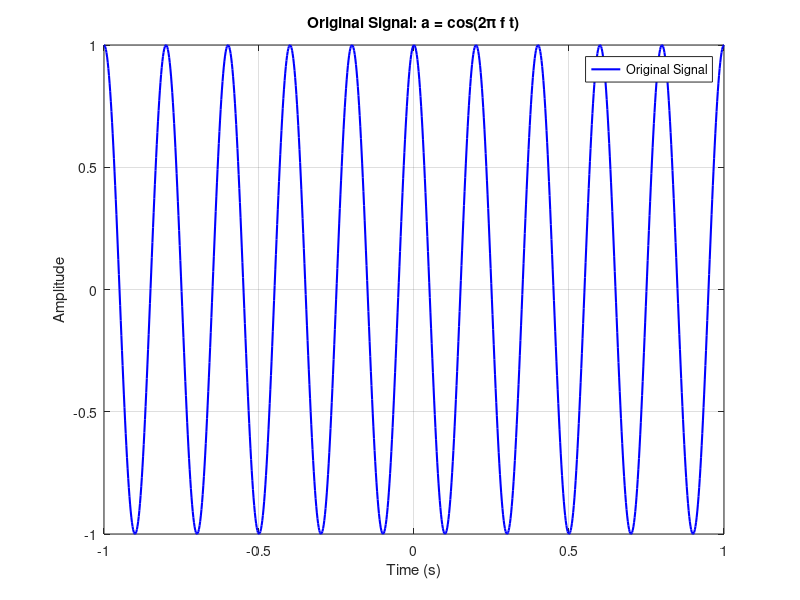
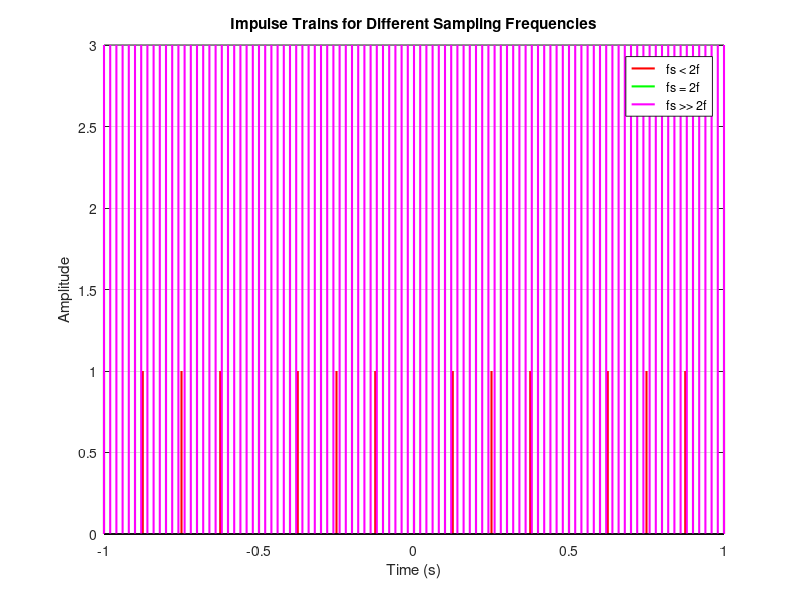
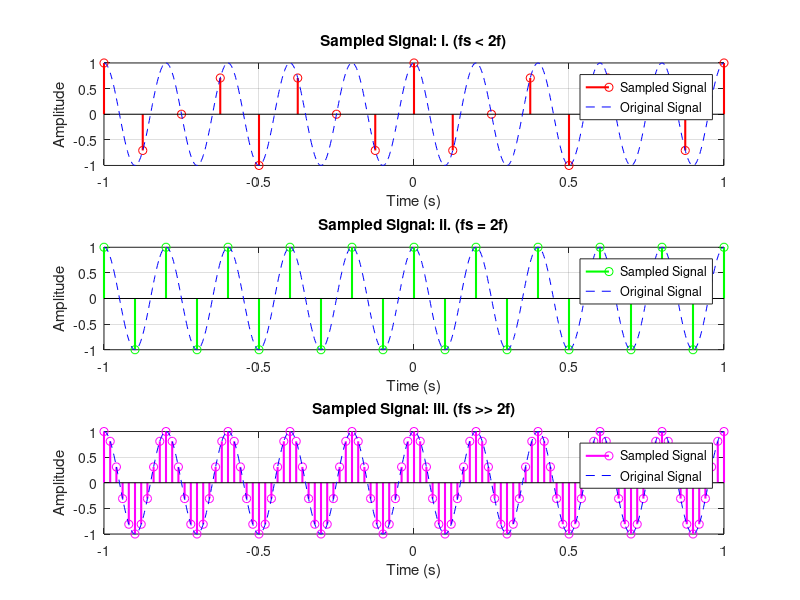
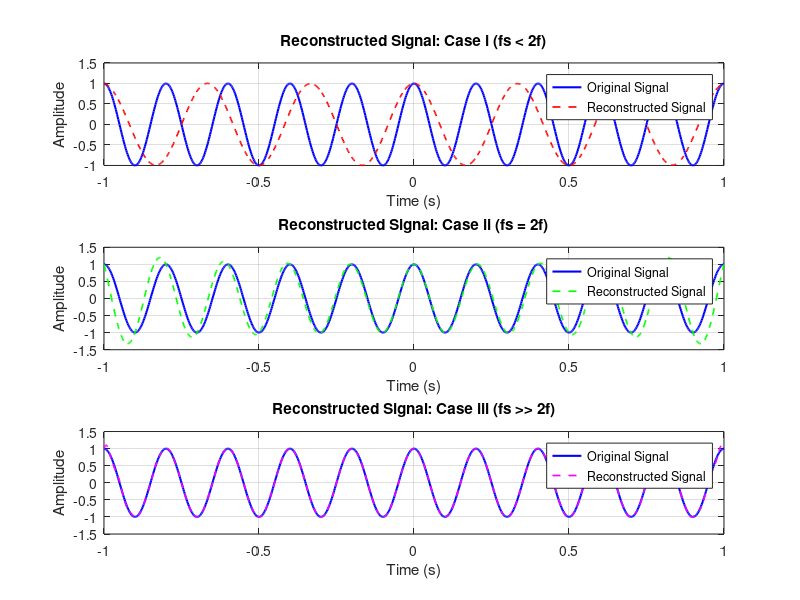

Recreate these plots in MATLAB, in order.
% Task (c): Plot original signal, impulse trains, and sampled signals

% Original signal
f = 5;                          % Frequency of the signal (Hz)
t = linspace(-1, 1, 1000);      % Time vector
og_signal = cos(2 * pi * f * t);        % Define the Original Signal

% Sampling frequencies
fs1 = 8;                        % i: fs < 2f
fs2 = 10;                       % ii: fs = 2f
fs3 = 50;                       % iii: fs >> 2f

% Sampling intervals
Ts1 = 1 / fs1;
Ts2 = 1 / fs2;
Ts3 = 1 / fs3;

% Sampled time vectors
t1 = -1:Ts1:1;
t2 = -1:Ts2:1;
t3 = -1:Ts3:1;

% Sampled signals
s1_signal = cos(2 * pi * f * t1);
s2_signal = cos(2 * pi * f * t2);
s3_signal = cos(2 * pi * f * t3);

% Plotting

% i. Plot the original signal
figure(1);
plot(t, og_signal, 'b', 'LineWidth', 1.5);
title('Original Signal: a = cos(2\pi f t)');
xlabel('Time (s)');
ylabel('Amplitude');
grid on;
legend('Original Signal');


% ii. Plot impulse trains for three sampling frequencies
figure(2);
stem(t1, ones(size(t1)), 'r', 'LineWidth', 1.5, 'Marker', 'none'); hold on;
stem(t2, 2 * ones(size(t2)), 'g', 'LineWidth', 1.5, 'Marker', 'none'); hold on;
stem(t3, 3 * ones(size(t3)), 'm', 'LineWidth', 1.5, 'Marker', 'none');
title('Impulse Trains for Different Sampling Frequencies');
xlabel('Time (s)');
ylabel('Amplitude');
legend('fs < 2f', 'fs = 2f', 'fs >> 2f');
grid on;

figure(3);
subplot(3, 1, 1);
stem(t1, s1_signal, 'r', 'LineWidth', 1.5); hold on;
plot(t, og_signal, 'b--'); % Overlay original signal
title('Sampled Signal: i. (fs < 2f)');
xlabel('Time (s)');
ylabel('Amplitude');
legend('Sampled Signal', 'Original Signal');
grid on;

subplot(3, 1, 2);
stem(t2, s2_signal, 'g', 'LineWidth', 1.5); hold on;
plot(t, og_signal, 'b--'); % Overlay original signal
title('Sampled Signal: ii. (fs = 2f)');
xlabel('Time (s)');
ylabel('Amplitude');
legend('Sampled Signal', 'Original Signal');
grid on;

subplot(3, 1, 3);
stem(t3, s3_signal, 'm', 'LineWidth', 1.5); hold on;
plot(t, og_signal, 'b--'); % Overlay original signal
title('Sampled Signal: iii. (fs >> 2f)');
xlabel('Time (s)');
ylabel('Amplitude');
legend('Sampled Signal', 'Original Signal');
grid on;


% d) Reconstruct the signal from the three sampled signals using the sinc interpolation technique:
% i.    Plot each reconstructed signal along with the original signal in a single plot. Comment
%       on undersampling, oversampling, and aliasing effects, and provide appropriate titles
%       and axis labels for each plot.

% sinc function 
function sinc_val = sinc_val(x)
    sinc_val = (sin(pi * x) ./ (pi * x));   % Element-wise division
    sinc_val(x == 0) = 1;                   % case when x = 0
end


% Reconstruct the signals using sinc interpolation
reconstructed_a1 = zeros(size(t));
reconstructed_a2 = zeros(size(t));
reconstructed_a3 = zeros(size(t));

for k = 1:length(t1)
    reconstructed_a1 = reconstructed_a1 + s1_signal(k) * sinc_val(fs1 * (t - t1(k)));
end

for k = 1:length(t2)
    reconstructed_a2 = reconstructed_a2 + s2_signal(k) * sinc_val(fs2 * (t - t2(k)));
end

for k = 1:length(t3)
    reconstructed_a3 = reconstructed_a3 + s3_signal(k) * sinc_val(fs3 * (t - t3(k)));
end


% Plot the reconstructed signals along with the original signal
figure;

% Case i: fs < 2f
subplot(3, 1, 1);
plot(t, og_signal, 'b', 'LineWidth', 1.5); hold on;
plot(t, reconstructed_a1, 'r--', 'LineWidth', 1.2);
title('Reconstructed Signal: Case i (fs < 2f)');
xlabel('Time (s)');
ylabel('Amplitude');
legend('Original Signal', 'Reconstructed Signal');
grid on;

% Case ii: fs = 2f
subplot(3, 1, 2);
plot(t, og_signal, 'b', 'LineWidth', 1.5); hold on;
plot(t, reconstructed_a2, 'g--', 'LineWidth', 1.2);
title('Reconstructed Signal: Case ii (fs = 2f)');
xlabel('Time (s)');
ylabel('Amplitude');
legend('Original Signal', 'Reconstructed Signal');
grid on;

% Case iii: fs >> 2f
subplot(3, 1, 3);
plot(t, og_signal, 'b', 'LineWidth', 1.5); hold on;
plot(t, reconstructed_a3, 'm--', 'LineWidth', 1.2);
title('Reconstructed Signal: Case iii (fs >> 2f)');
xlabel('Time (s)');
ylabel('Amplitude');
legend('Original Signal', 'Reconstructed Signal');
grid on;

% 2. Generate a frequency spectrum plot for:
% (a) The original signal.
% (b) The sampled signal at the three different frequencies.
% (c) The reconstructed signal.


% FFT for the reconstructed signals
A1_rec = fftshift(fft(reconstructed_a1));   % FFT of reconstructed signal at fs1
n1 = length(A1_rec);                        % Frequency axis for the FFT
f1 = linspace(-fs1/2, fs1/2, n1);           % Frequency vectors

A2_rec = fftshift(fft(reconstructed_a2));   % FFT of reconstructed signal at fs2
n2 = length(A2_rec);                        % Frequency axis for the FFT
f2 = linspace(-fs2/2, fs2/2, n2);           % Frequency vectors

A3_rec = fftshift(fft(reconstructed_a3));   % FFT of reconstructed signal at fs3
n3 = length(A3_rec);                        % Frequency axis for the FFT
f3 = linspace(-fs3/2, fs3/2, n3);           % Frequency vectors


% 2. Generate a frequency spectrum plot for:
% (a) original signal spectrum
figure;
subplot(4,1,1);
plot(t, abs(og_signal)); % Magnitude of FFT
title('Frequency Spectrum of Original Signal');
xlabel('Frequency (Hz)');
ylabel('Magnitude');
grid on;

% (b) The sampled signal at the three different frequencies.
% Plot spectrum of sampled signal at fs1
subplot(4,1,2);
plot(t1, abs(s1_signal)); % Magnitude of FFT
title('Frequency Spectrum of Sampled Signal (fs = 8 Hz)');
xlabel('Frequency (Hz)');
ylabel('Magnitude');
grid on;

% Plot spectrum of sampled signal at fs2
subplot(4,1,3);
plot(t2, abs(s2_signal)); % Magnitude of FFT
title('Frequency Spectrum of Sampled Signal (fs = 10 Hz)');
xlabel('Frequency (Hz)');
ylabel('Magnitude');
grid on;

% Plot spectrum of sampled signal at fs3
subplot(4,1,4);
plot(t3, abs(s3_signal)); % Magnitude of FFT
title('Frequency Spectrum of Sampled Signal (fs = 50 Hz)');
xlabel('Frequency (Hz)');
ylabel('Magnitude');
grid on;

% (c) The reconstructed signal.
figure;
% Plot spectrum of reconstructed signal at fs1
subplot(3,1,1);
plot(f1, abs(A1_rec)); % Magnitude of FFT
title('Frequency Spectrum of Reconstructed Signal (fs = 8 Hz)');
xlabel('Frequency (Hz)');
ylabel('Magnitude');
grid on;

% Plot spectrum of reconstructed signal at fs2
subplot(3,1,2);
plot(f2, abs(A2_rec)); % Magnitude of FFT
title('Frequency Spectrum of Reconstructed Signal (fs = 10 Hz)');
xlabel('Frequency (Hz)');
ylabel('Magnitude');
grid on;


% Plot spectrum of reconstructed signal at fs2
subplot(3,1,3);
plot(f3, abs(A3_rec)); % Magnitude of FFT
title('Frequency Spectrum of Reconstructed Signal (fs = 50 Hz)');
xlabel('Frequency (Hz)');
ylabel('Magnitude');
grid on;